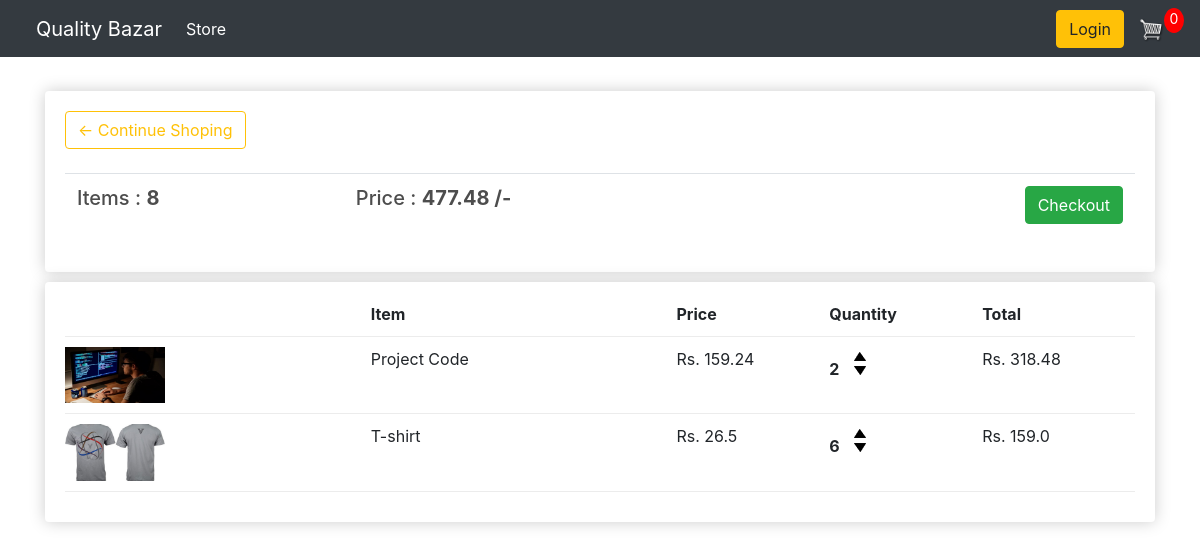
The app's page /cart/ (signed in) with its own data.
### store/models.py (models this page shows, shortened)
class Orders(models.Model):
	customer = models.ForeignKey(Customer,on_delete = models.SET_NULL ,null = True)
	date_posted = models.DateTimeField(auto_now_add = True)
	complete = models.BooleanField(default = False,blank = True,null = True)
	transaction_id = models.CharField(max_length =200,null = True)
	@property
	def get_cart_total(self):
		orderitems = self.orderitems_set.all()
		final = sum([item.get_total for item in orderitems])
		return final
	@property
	def get_cart_item(self):
		orderitems = self.orderitems_set.all()
		final = sum([item.quantity for item in orderitems])
		return final

class OrderItems(models.Model):
	product = models.ForeignKey(Product,on_delete = models.SET_NULL ,blank = True ,null = True)
	order = models.ForeignKey(Orders,on_delete = models.SET_NULL ,blank = True,null = True)
	quantity = models.IntegerField(default = 0,null = True,blank = True)
	date_added = models.DateTimeField(auto_now_add = True)
	@property
	def get_total(self):
		total = self.product.price * self.quantity
		total_list.append(total)
		return total

class Product(models.Model):
	name = models.CharField(max_length =200,null = True)
	price = models.FloatField()
	digital = models.BooleanField(default = False,blank = True,null = True)
	image = models.ImageField(blank = True,null = True)
	@property
	def imageURL(self):
		try:
			url =  self.image.url
		except:
			url = ''
		return url

### store/views.py (the view)
# urls.py: path('cart/',cart_view,name = 'cart_view'),
def cart_view(request):
	if request.user.is_authenticated:
		customer = request.user.customer
		order, created = Orders.objects.get_or_create(customer = customer,complete = False)
		items = order.orderitems_set.all()
		print(items)
	else:
		items = []
	context = {
	'item' : items,
	'order':order
	}
	return render(request,'cart.html',context)

### store/src/templates/cart.html (shortened to what this page needs)
{% extends 'main.html' %}
{% load static %}
{% block content %}
<div class="row">
	<div class="col-lg-12">
		<div class="box-element">
			<a class = "btn btn-outline-warning"  href="{% url 'store_view'%}"><- Continue Shoping</a>
			<br>
			<br>
			<table class="table">
				<tr>
					<th><h5>Items : <strong>{{ order.get_cart_item}}</strong></h5></th>
					<th><h5>Price : <strong> {{ order.get_cart_total}} /- </strong></h5></th>
					<th>
						<a style="float: right" class ="btn btn-success " href="{% url 'checkout_view'%}">Checkout</a>
					</th>
				</tr>
			</table>
		</div>
	</div>
	<div class="col-lg-12">
		<div class="box-element">
			<div class="cart-row">
				<div style="flex: 2"></div>
				<div style="flex: 2"><strong>Item</strong></div>
				<div style="flex: 1"><strong>Price</strong></div>
				<div style="flex: 1"><strong>Quantity</strong></div>
				<div style="flex: 1"><strong>Total</strong></div>
			</div>
			{% for i in item %}
			<div class="cart-row">
				<div style="flex: 2"><img class = "row-image" src="{{ i.product.imageURL }}"></div>
				<div style="flex: 2">{{ i.product.name }}</div>
				<div style="flex: 1">Rs. {{ i.product.price}}</div>
				<div style="flex: 1">
					<p class="quantity">{{i.quantity}}</p>
					<div class="quantity">
						<img class = "chg-quantity" src="{% static 'imgs/up.png'%}">
						<img class = "chg-quantity" src="{% static 'imgs/down.png'%}">
					</div>
				</div>
				<div style="flex: 1">Rs. {{ i.get_total }}</div>
			</div>
			{% endfor %}
		</div>
	</div>
</div>
 {% endblock %}

### static/css/main.css (style rules this page uses)
body { background-color: hsl(0, 0%, 98%); }
h1,h2,h3,h4,h5,h6 { color:hsl(0, 0%, 30%); }
.box-element { box-shadow:hsl(0, 0%, 80%) 0 0 16px; background-color: #fff; border-radius: 4px; padding: 20px; }
.col-lg-4, .col-lg-6, .col-lg-8, .col-lg-12 { margin-top: 10px; }
.btn { border-radius: 0; }
.row-image { width: 100px; }
.cart-row { display: flex; align-items: flex-stretch; padding-bottom: 10px; margin-bottom: 10px; border-bottom: 1px solid #ececec; }
.quantity { display: inline-block; font-weight: 700; padding-right:10px; }
.chg-quantity { width: 12px; cursor: pointer; display: block; margin-top: 5px; transition:.10s; }

### records on screen
Orders: get_cart_item "8", get_cart_total "477.48"
OrderItems: product.imageURL (picture), product.name "Project Code", product.price "159.24", quantity "2", get_total "318.48"
OrderItems: product.imageURL (picture), product.name "T-shirt", product.price "26.5", quantity "6", get_total "159.0"
